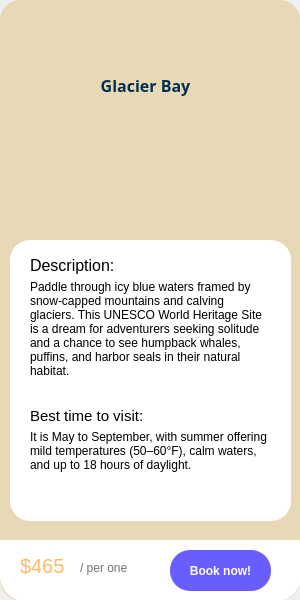
<?xml version="1.0" encoding="UTF-8"?>
<ui version="4.0">
 <class>MainWindow</class>
 <widget class="QMainWindow" name="MainWindow">
  <property name="geometry">
   <rect>
    <x>0</x>
    <y>0</y>
    <width>300</width>
    <height>600</height>
   </rect>
  </property>
  <property name="windowTitle">
   <string>MainWindow</string>
  </property>
  <widget class="QWidget" name="centralwidget">
   <widget class="QWidget" name="widget" native="true">
    <property name="geometry">
     <rect>
      <x>0</x>
      <y>0</y>
      <width>300</width>
      <height>600</height>
     </rect>
    </property>
    <property name="minimumSize">
     <size>
      <width>300</width>
      <height>600</height>
     </size>
    </property>
    <property name="maximumSize">
     <size>
      <width>300</width>
      <height>600</height>
     </size>
    </property>
    <property name="styleSheet">
     <string notr="true">QWidget#widget {
	background-color:rgb(231, 217, 182);
	border-radius: 20px;
}</string>
    </property>
    <widget class="QLabel" name="label">
     <property name="geometry">
      <rect>
       <x>10</x>
       <y>40</y>
       <width>271</width>
       <height>91</height>
      </rect>
     </property>
     <property name="font">
      <font>
       <family>Segoe MDL2 Assets</family>
       <pointsize>12</pointsize>
       <weight>75</weight>
       <italic>false</italic>
       <bold>true</bold>
       <underline>false</underline>
      </font>
     </property>
     <property name="styleSheet">
      <string notr="true">color:rgb(3, 48, 81)</string>
     </property>
     <property name="text">
      <string>Glacier Bay</string>
     </property>
     <property name="alignment">
      <set>Qt::AlignCenter</set>
     </property>
     <property name="wordWrap">
      <bool>true</bool>
     </property>
    </widget>
    <widget class="QFrame" name="hoverFrame">
     <property name="geometry">
      <rect>
       <x>10</x>
       <y>240</y>
       <width>281</width>
       <height>281</height>
      </rect>
     </property>
     <property name="styleSheet">
      <string notr="true">background-color:rgb(255, 255, 255);
border-radius: 20px;</string>
     </property>
     <property name="frameShape">
      <enum>QFrame::StyledPanel</enum>
     </property>
     <property name="frameShadow">
      <enum>QFrame::Raised</enum>
     </property>
     <widget class="QLabel" name="label_3">
      <property name="geometry">
       <rect>
        <x>20</x>
        <y>10</y>
        <width>141</width>
        <height>31</height>
       </rect>
      </property>
      <property name="font">
       <font>
        <pointsize>12</pointsize>
       </font>
      </property>
      <property name="text">
       <string>Description:</string>
      </property>
     </widget>
     <widget class="QLabel" name="label_4">
      <property name="geometry">
       <rect>
        <x>20</x>
        <y>40</y>
        <width>241</width>
        <height>131</height>
       </rect>
      </property>
      <property name="font">
       <font>
        <pointsize>9</pointsize>
       </font>
      </property>
      <property name="text">
       <string>Paddle through icy blue waters framed by snow-capped mountains and calving glaciers. This UNESCO World Heritage Site is a dream for adventurers seeking solitude and a chance to see humpback whales, puffins, and harbor seals in their natural habitat.</string>
      </property>
      <property name="alignment">
       <set>Qt::AlignLeading|Qt::AlignLeft|Qt::AlignTop</set>
      </property>
      <property name="wordWrap">
       <bool>true</bool>
      </property>
     </widget>
     <widget class="QLabel" name="label_5">
      <property name="geometry">
       <rect>
        <x>20</x>
        <y>160</y>
        <width>141</width>
        <height>31</height>
       </rect>
      </property>
      <property name="font">
       <font>
        <pointsize>11</pointsize>
       </font>
      </property>
      <property name="text">
       <string>Best time to visit:</string>
      </property>
     </widget>
     <widget class="QLabel" name="label_6">
      <property name="geometry">
       <rect>
        <x>20</x>
        <y>190</y>
        <width>241</width>
        <height>101</height>
       </rect>
      </property>
      <property name="font">
       <font>
        <pointsize>9</pointsize>
       </font>
      </property>
      <property name="text">
       <string>It is May to September, with summer offering mild temperatures (50–60°F), calm waters, and up to 18 hours of daylight.</string>
      </property>
      <property name="alignment">
       <set>Qt::AlignLeading|Qt::AlignLeft|Qt::AlignTop</set>
      </property>
      <property name="wordWrap">
       <bool>true</bool>
      </property>
     </widget>
     <zorder>label_6</zorder>
     <zorder>label_3</zorder>
     <zorder>label_4</zorder>
     <zorder>label_5</zorder>
    </widget>
    <widget class="QLabel" name="label_2">
     <property name="geometry">
      <rect>
       <x>80</x>
       <y>100</y>
       <width>141</width>
       <height>151</height>
      </rect>
     </property>
     <property name="text">
      <string/>
     </property>
     <property name="pixmap">
      <pixmap>../Resource/Images/Kayak_icon.png</pixmap>
     </property>
     <property name="scaledContents">
      <bool>true</bool>
     </property>
    </widget>
    <widget class="QFrame" name="hoverFrame_2">
     <property name="geometry">
      <rect>
       <x>0</x>
       <y>540</y>
       <width>301</width>
       <height>61</height>
      </rect>
     </property>
     <property name="styleSheet">
      <string notr="true">border-top-left-radius: 0px; 
border-top-right-radius: 0px;
border-bottom-left-radius: 25px;
border-bottom-right-radius: 25px;
background-color:rgb(255, 255, 255)
</string>
     </property>
     <property name="frameShape">
      <enum>QFrame::StyledPanel</enum>
     </property>
     <property name="frameShadow">
      <enum>QFrame::Raised</enum>
     </property>
     <widget class="QLabel" name="label_7">
      <property name="geometry">
       <rect>
        <x>20</x>
        <y>10</y>
        <width>71</width>
        <height>31</height>
       </rect>
      </property>
      <property name="font">
       <font>
        <pointsize>15</pointsize>
       </font>
      </property>
      <property name="styleSheet">
       <string notr="true">color:rgb(255, 186, 101)</string>
      </property>
      <property name="text">
       <string>$465</string>
      </property>
     </widget>
     <widget class="QPushButton" name="pushButton">
      <property name="geometry">
       <rect>
        <x>170</x>
        <y>10</y>
        <width>101</width>
        <height>41</height>
       </rect>
      </property>
      <property name="font">
       <font>
        <pointsize>9</pointsize>
        <weight>75</weight>
        <bold>true</bold>
       </font>
      </property>
      <property name="styleSheet">
       <string notr="true">QPushButton {
    background-color:rgb(104, 93, 255);
    border-radius: 20px;
	color: white
}

QPushButton:hover {
    background-color: rgb(70, 76, 195);
}
</string>
      </property>
      <property name="text">
       <string>Book now!</string>
      </property>
     </widget>
     <widget class="QLabel" name="label_8">
      <property name="geometry">
       <rect>
        <x>80</x>
        <y>20</y>
        <width>81</width>
        <height>16</height>
       </rect>
      </property>
      <property name="font">
       <font>
        <pointsize>9</pointsize>
       </font>
      </property>
      <property name="styleSheet">
       <string notr="true">color:rgb(115, 115, 115)</string>
      </property>
      <property name="text">
       <string>/ per one</string>
      </property>
     </widget>
    </widget>
    <widget class="QPushButton" name="pushButton_3">
     <property name="geometry">
      <rect>
       <x>20</x>
       <y>30</y>
       <width>32</width>
       <height>32</height>
      </rect>
     </property>
     <property name="styleSheet">
      <string notr="true">QPushButton {
	background-color:rgb(231, 217, 182);
    border-radius: 10px;
}
QPushButton:hover {
    background-color: rgb(116, 116, 116);
}
</string>
     </property>
     <property name="text">
      <string/>
     </property>
     <property name="icon">
      <iconset>
       <normaloff>../Resource/Images/left arrow.png</normaloff>../Resource/Images/left arrow.png</iconset>
     </property>
     <property name="iconSize">
      <size>
       <width>32</width>
       <height>32</height>
      </size>
     </property>
    </widget>
   </widget>
  </widget>
 </widget>
 <resources/>
 <connections/>
</ui>
